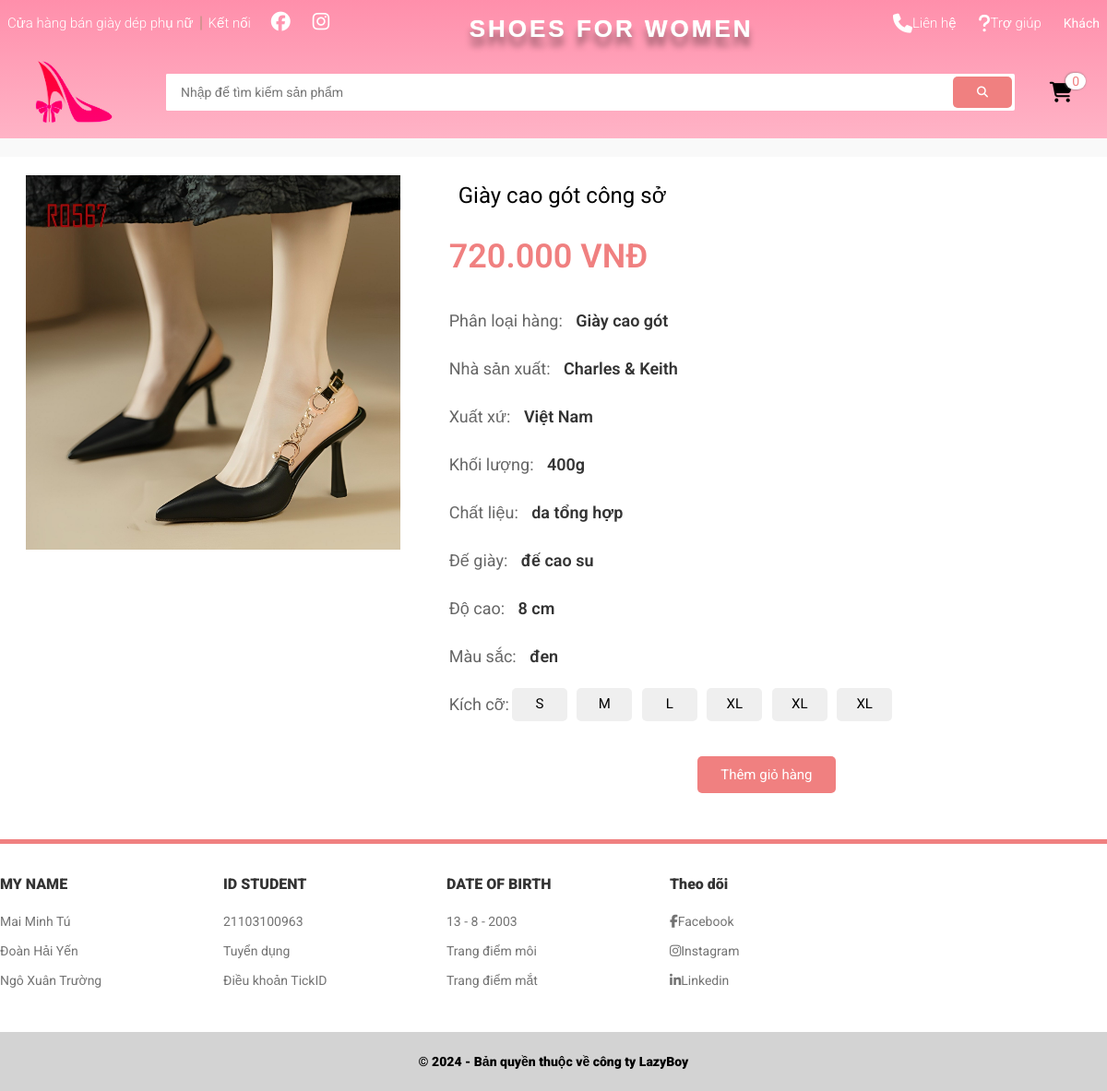
The app's page /app.php?view=product&id=10 with its own data.
### tables this page shows
CREATE TABLE `sanpham` (
  `id` int(11) NOT NULL,
  `masanpham` varchar(200) NOT NULL,
  `tensanpham` varchar(200) NOT NULL,
  `nhasanxuat` varchar(200) NOT NULL,
  `xuatsu` varchar(50) NOT NULL,
  `hinhanh` varchar(50) NOT NULL,
  `mau` varchar(100) NOT NULL,
  `khoiluong` varchar(100) NOT NULL,
  `kichco` varchar(100) NOT NULL,
  `chatlieu` varchar(100) NOT NULL,
  `degiay` varchar(100) NOT NULL,
  `cao` int(20) NOT NULL,
  `gia` varchar(100) NOT NULL,
  `trangthai` int(11) NOT NULL,
  `iddanhmuc` int(11) NOT NULL
);

CREATE TABLE `danhmuc` (
  `iddanhmuc` int(11) NOT NULL,
  `ten` varchar(100) NOT NULL,
  `thutu` int(100) NOT NULL
);

### views/products/container_product_details.php (the view, shortened to what this page needs)
<?php
include $_SERVER['DOCUMENT_ROOT'] . '/BTL_WEB_html_css_php/config/config.php';
$id = $_GET['id'];
    $sql = "select sanpham.*, danhmuc.ten AS danhmuc_ten from sanpham,danhmuc where sanpham.iddanhmuc=danhmuc.iddanhmuc and sanpham.id='".$id."' limit 1";
    $query = mysqli_query($connect,$sql);
    while($row = mysqli_fetch_array($query)){
?>
<main class="container">
    <div class="grid grid-container">
        <div class="product-detail">
            <div class="grid__column-5 flex--center">
                <div class="product-detail__img " style="background-image: url(<?php echo BASE_URL; ?>assets/img/goods/<?php echo $row['hinhanh'] ?>);"></div>
            </div>
            <div class="grid__column-8 ">
                <form action="<?php echo BASE_URL; ?>models/add_into_cart.php?id=<?php echo $row['id'] ?>" method="post">
                    <div class="product-detail__info">
                        <div class="product-detail__name">
                            <p>
                            <?php echo $row['tensanpham'] ?>
                            </p>
                        </div>
                        <div class="product-detail__price">
                            <p>
                            <?php
                            echo number_format($gia_giam,0,',','.').' VNĐ' ?>
                            </p>
                        </div>
                        <div class="product-detail__info-classify">
                            <p>Phân loại hàng: <span><?php echo $row['danhmuc_ten'] ?></span></p>
                        </div>
                        <div class="product-detail__info-classify">
                            <p>Nhà sản xuất: <span><?php echo $row['nhasanxuat'] ?></span></p>
                        </div>
                        <div class="product-detail__info-classify">
                            <p>Xuất xứ: <span><?php echo $row['xuatsu'] ?></span></p>
                        </div>
                        <div class="product-detail__info-classify">
                            <p>Khối lượng: <span><?php echo $row['khoiluong'] ?>g</span></p>
                        </div>
                        <div class="product-detail__info-classify">
                            <p>Chất liệu: <span><?php echo $row['chatlieu'] ?></span></p>
                        </div>
                        <div class="product-detail__info-classify">
                            <p>Đế giày: <span><?php echo $row['degiay'] ?></span></p>
                        </div>
                        <div class="product-detail__info-classify">
                            <p>Độ cao: <span><?php echo $row['cao'] ?> cm</span></p>
                        </div>
                        <div class="product-detail__info-color">
                            <p>Màu sắc:
                                <span>
                                <?php echo $row['mau'] ?>
                                </span>
                            </p>
                        </div>
                        <div class="product-detail__info-size">
                            <p>Kích cỡ:</p>
                            <div class="info-size__option">
                                <button class="btn info-size__option--btn">S</button>
                                <button class="btn info-size__option--btn">M</button>
                                <button class="btn info-size__option--btn">L</button>
                                <button class="btn info-size__option--btn">XL</button>
                                <button class="btn info-size__option--btn">XL</button>
                                <button class="btn info-size__option--btn">XL</button>
                            </div>
                        </div>
                        <div class="product-detail__action">
                            <input type="submit"  name="add_into_cart" class="btn btn--primary product-detail__action--putIntoCart" value="Thêm giỏ hàng">
                        </div>
                    </div>
                </form>
            </div>
        </div>
</main>
<?php } ?>

### assets/css/base.css (style rules this page uses)
:root { --white-color: white; --black-color:black; --text-color:#333; --border-color:#dbdbdb; --primary-color:lightcoral; --bar-height:50px; --header-height:150px; --header-with-search-height:calc(var(--header-height) - var(--bar-height)); }
* { box-sizing: inherit; }
html { font-size: 62.5%; line-height: 1.6rem; font-family: "Roboto", sans-serif; box-sizing: border-box; }
.flex--center { text-align: center; display: flex; justify-content: center; align-items: center; }
.grid { width: 1200px; max-width: 100%; margin: 0 auto; }
.grid__column-5 { padding-left: 5px; padding-right: 5px; width: 41.6667%; }
.grid__column-8 { padding-left: 5px; padding-right: 5px; width: 66.6667%; }
.btn { min-width: 124px; height: 36px; text-decoration: none; border: none; border-radius: 5px; font-size: 1.5rem; cursor: pointer; }
.btn.btn--primary { background-color: var(--primary-color); color: var(--white-color); }

### assets/css/main.css (style rules this page uses)
.container { background-color: rgb(249, 249, 249); min-height: 300px; }
.grid-container { padding-top: 2em; }
.product-detail { width: 100%; display: flex; justify-content: center; background-color: white; position: relative; padding: 20px 0; }
.product-detail__img { padding-top: 100%; background-repeat: no-repeat; background-position: top center; background-size: contain; object-fit: cover; width: 90%; height: 100%; }
.product-detail__info { padding: 0 20px; display: flex; flex-direction: column; }
.product-detail__name { font-size: 2.4rem; font-weight: 400; }
.product-detail__name p { margin: 0; line-height: 3.4rem; text-overflow: ellipsis; overflow: hidden; margin: 5px 10px; display: -webkit-box; -webkit-box-orient: vertical; -webkit-line-clamp: 2; }
.product-detail__price { font-size: 3.6rem; font-weight: 600; color: var(--primary-color); }
.product-detail__info-color, .product-detail__info-size, .product-detail__info-classify { font-size: 1.8rem; color: #666; }
.product-detail__info-color span, .product-detail__info-classify span { margin: 0 10px; color: var(--text-color); font-weight: 600; }
.product-detail__info-size { display: inline-flex; align-items: center; }
.info-size__option--btn { margin: 2px 3px; min-width: 60px; }
.product-detail__action { display: flex; justify-content: space-evenly; align-items: center; margin-top: 30px; }
.product-detail__action--buy, .product-detail__action--putIntoCart { display: flex; justify-content: center; align-items: center; padding: 20px; line-height: 0; min-width: 150px; }

### records on screen
sanpham: hinhanh (picture), tensanpham "Giày cao gót công sở", gia "720.000", iddanhmuc.ten "Giày cao gót", nhasanxuat "Charles & Keith", xuatsu "Việt Nam", khoiluong "400", chatlieu "da tổng hợp", degiay "đế cao su", cao "8", mau "đen"
